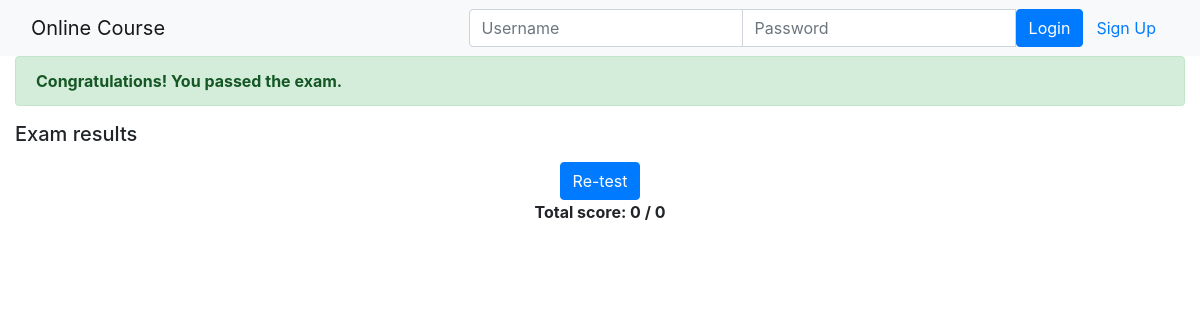
The page /onlinecourse/2/submission/2/result/ on the database as committed earlier.
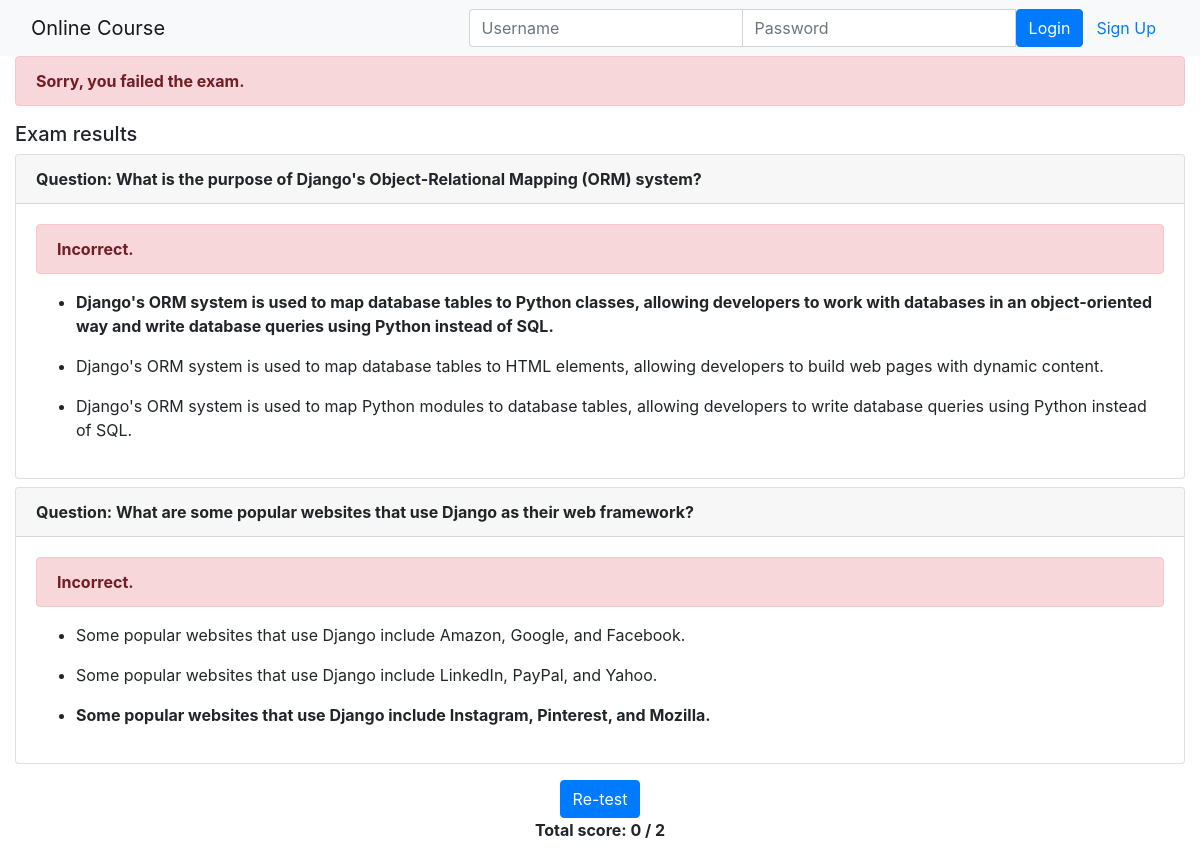
The same page on the database as committed later.
### onlinecourse/models.py (models this page shows, shortened)
class Question(models.Model):
    course = models.ForeignKey(Course, on_delete=models.CASCADE, related_name='questions')
    question_text = models.CharField(max_length=200, default = "Question text")
    grade_point = models.IntegerField(default=1)
    def is_get_score(self, selected_choices):
        correct_choices = self.choices.filter(is_correct=True)
        selected_choices = self.choices.filter(pk__in=selected_choices, is_correct=True)
        return selected_choices.count() == correct_choices.count()

class Choice(models.Model):
    question = models.ForeignKey(Question, on_delete=models.CASCADE, default=None, null=True, related_name='choices')
    choice_text = models.CharField(max_length=500, default="answer")
    is_correct = models.BooleanField(default=False)

### onlinecourse/views.py (the view)
# urls.py: path('<int:course_id>/submission/<int:submission_id>/result/', views.show_exam_result, name='show_exam_result'),
def show_exam_result(request, course_id, submission_id):
    course = Course.objects.get(id=course_id)
    submission = Submission.objects.get(id=submission_id)
    selected_choice_ids = list(submission.choice.all().values_list('id', flat=True))
    question_results = {}
    total_score = 0
    for question in course.questions.all():
        selected_ids = []
        choice_all = []
        choicen=None
        correct_choice = None
        for choice in question.choices.all():
            choice_all.append(choice.choice_text)
            if choice.id in selected_choice_ids:
                selected_ids.append(choice.id)
                choicen = choice.choice_text
                if choice.is_correct:
                    total_score += question.grade_point
                    correct_choice=choice.choice_text
            question_results[question.id] = {
                'question': question.question_text,
                'choice_all':choice_all,
                'choicen':choicen,
                'correct_choice':correct_choice,
                'is_correct': question.is_get_score(selected_ids),
                }
        while correct_choice is None and total_score == 0:
            for choice in question.choices.all():
                if choice.is_correct:
                    correct_choice = choice.choice_text
                    break
            question_results[question.id] = {
                'question': question.question_text,
                'choice_all':choice_all,
                'choicen':choicen,
                'correct_choice':correct_choice,
                'is_correct': question.is_get_score(selected_ids),
                }
    passing_score = sum(question.grade_point for question in course.questions.all()) / 2
    max_point = sum(question.grade_point for question in course.questions.all())
    context = {
        'question_results': question_results,
        'total_score': total_score,
        'passing_score': passing_score,
        'max_point': max_point,
        'course': course_id,
    }
    return render(request, 'onlinecourse/exam_result_bootstrap.html', context=context)

### onlinecourse/templates/onlinecourse/exam_result_bootstrap.html (shortened to what this page needs)
{% extends "onlinecourse/index.html" %}
{% block content %}
<div class="container-fluid">
    {% if total_score >= passing_score %}
        <div class="alert alert-success">
            <strong>Congratulations! You passed the exam.</strong>
        </div>
    {% else %}
        <div class="alert alert-danger">
            <strong>Sorry, you failed the exam.</strong>
        </div>
    {% endif %}
    <div class="card-columns-vertical mt-1">
        <h5 class="">Exam results</h5>
        {% for question_id, result in question_results.items %}
            <div class="card mb-2">
                <div class="card-header">
                    <strong>Question: {{ result.question }}</strong>
                </div>
                <div class="card-body">
                    {% if result.is_correct %}
                    <div class="alert alert-success">
                        <strong>Correct!</strong>
                    </div>
                    {% else %}
                        <div class="alert alert-danger">
                            <strong>Incorrect.</strong>
                        </div>
                    {% endif %}
                    {%for answer in result.choice_all%}
                    <ul>
                        <li>{%if answer == result.correct_choice%}<strong>{{answer}}</strong>{%else%}
                            {{answer}}
                            {%endif%}
                        </li>
                    </ul>
                    {%endfor%}
                </div>
            </div>
        {% endfor %}
        <div class="text-center">
            <p class="text-center">
                <form action="{% url 'onlinecourse:Check_exam' course %}" method="post">
                    <input class="btn btn-primary"  type="submit" value="Re-test">
                </form>
                <strong>Total score: {{ total_score }} / {{ max_point }}</strong>
            </p>
        </div>
    </div>
</div>
{% endblock %}

Rows that differ between the two databases and show on the page:
added Question: question "What is the purpose of Django's Object-Relational Mapping (ORM) system?"
added Choice: choice_all "Django's ORM system is used to map database tables to Python classes, allowing developers to work with databases in an object-oriented way and write database queries using Python instead of SQL."
added Choice: choice_all "Django's ORM system is used to map database tables to HTML elements, allowing developers to build web pages with dynamic content."
added Choice: choice_all "Django's ORM system is used to map Python modules to database tables, allowing developers to write database queries using Python instead of SQL."
added Question: question "What are some popular websites that use Django as their web framework?"
added Choice: choice_all "Some popular websites that use Django include Amazon, Google, and Facebook."
added Choice: choice_all "Some popular websites that use Django include LinkedIn, PayPal, and Yahoo."
added Choice: choice_all "Some popular websites that use Django include Instagram, Pinterest, and Mozilla."
Other text that changed with them:
{{ max_point }}: "0" → "2"
text no longer shown: "Congratulations! You passed the exam."
text now shown: "Sorry, you failed the exam."
new list line: "Question: Incorrect."
